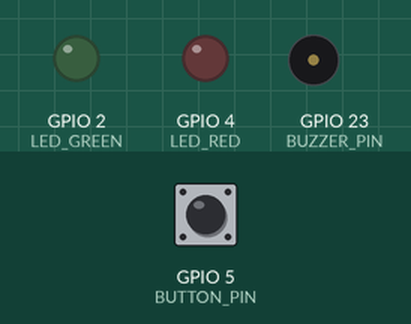
Simulated run of this sketch. Board: ESP32. Shown: output pins drawn as LEDs (lit = HIGH), buzzer (waves = sounding). Dashed ring = blinking. Inputs (shaded band) come from the test bench; at power-on: GPIO 5 (BUTTON_PIN) HIGH. What the sketch prints to the serial monitor is not drawn.

Above: at 1.2 s.
1.3 s: GPIO 5 (BUTTON_PIN) pulled LOW for 0.15 s
At 1.53 s:
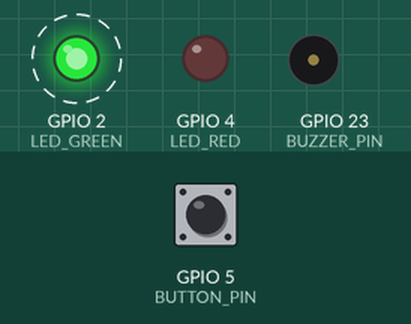
4.3 s: GPIO 5 (BUTTON_PIN) pulled LOW for 3.2 s
At 6.41 s:
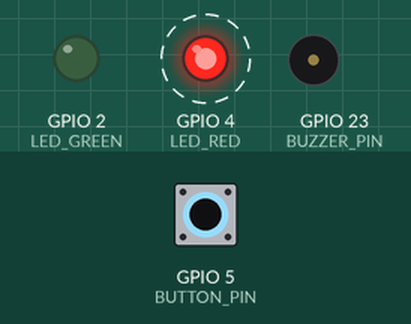
9.0 s: GPIO 5 (BUTTON_PIN) pulled LOW for 1 s
At 10.76 s:
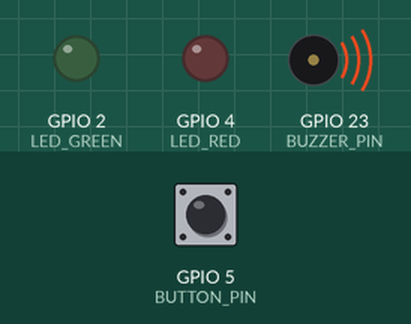
Timing chart, 0 to 12.4 s (numbered marks = the images above; inputs shaded):
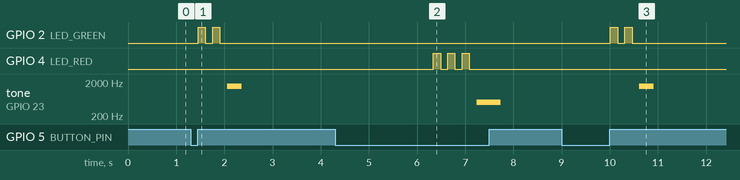

The sketch:

test_7_button.ino
```cpp
/*
 * test_7：金属按钮测试（短按 / 长按）
 *
 * 接线：
 *   按钮 COM → GPIO 5
 *   按钮 NO  → GND
 *   （如果是 4 脚小按钮，对角两脚接 GPIO 5 和 GND）
 *
 * 功能：
 *   短按 (< 2 秒) → 绿灯闪 + 蜂鸣器高音
 *   长按 (≥ 2 秒) → 红灯闪 + 蜂鸣器低音
 *   Serial Monitor 实时显示按压时间
 */

#define BUTTON_PIN   5
#define LED_GREEN    2
#define LED_RED      4
#define BUZZER_PIN  23

#define LONG_PRESS_MS 2000

bool btnDown = false;
unsigned long btnTime = 0;
bool longDone = false;
int shortCount = 0;
int longCount = 0;

int checkButton() {
  bool pressed = (digitalRead(BUTTON_PIN) == LOW);

  if (pressed && !btnDown) {
    btnDown = true;
    btnTime = millis();
    longDone = false;
    Serial.println("  [按下]");
    delay(50);
    return 0;
  }

  if (btnDown && pressed) {
    unsigned long held = millis() - btnTime;
    // 实时显示按住时长
    if (held > 500 && held % 500 < 60) {
      Serial.printf("  按住中... %lu ms\n", held);
    }
    if (!longDone && held >= LONG_PRESS_MS) {
      longDone = true;
      return 2;
    }
  }

  if (!pressed && btnDown) {
    unsigned long held = millis() - btnTime;
    btnDown = false;
    Serial.printf("  [松开] 总时长 %lu ms\n", held);
    if (!longDone) return 1;
  }

  return 0;
}

void setup() {
  Serial.begin(115200);
  pinMode(BUTTON_PIN, INPUT_PULLUP);
  pinMode(LED_GREEN, OUTPUT);
  pinMode(LED_RED, OUTPUT);
  pinMode(BUZZER_PIN, OUTPUT);

  Serial.println("\n=== test_7：按钮测试 ===");
  Serial.println("短按 = 绿灯 + 高音");
  Serial.println("长按 2 秒 = 红灯 + 低音");
  Serial.println("等待按键...\n");
}

void loop() {
  int btn = checkButton();

  if (btn == 1) {
    shortCount++;
    Serial.printf("\n🟢 短按！（第 %d 次）\n\n", shortCount);
    for (int i = 0; i < 2; i++) {
      digitalWrite(LED_GREEN, HIGH);
      delay(150);
      digitalWrite(LED_GREEN, LOW);
      delay(150);
    }
    tone(BUZZER_PIN, 1500, 300);
    delay(500);

  } else if (btn == 2) {
    longCount++;
    Serial.printf("\n🔴 长按！（第 %d 次）\n\n", longCount);
    for (int i = 0; i < 3; i++) {
      digitalWrite(LED_RED, HIGH);
      delay(150);
      digitalWrite(LED_RED, LOW);
      delay(150);
    }
    tone(BUZZER_PIN, 500, 500);
    delay(700);
  }

  delay(20);
}
```

Measured:
- after the input at 1.3 s, GPIO 2 (LED_GREEN): alternates HIGH for 0.15 s and LOW for 0.15 s, 4 changes in all, then stays LOW, starting after 0.16 s; tone on GPIO 23 (BUZZER_PIN): silent → 1500 Hz after 0.76 s, → silent 0.30 s later
- after the input at 4.3 s, GPIO 4 (LED_RED): alternates HIGH for 0.15 s and LOW for 0.15 s, 6 changes in all, then stays LOW, starting after 2.0 s; tone on GPIO 23 (BUZZER_PIN): silent → 500 Hz after 2.9 s, → silent 0.50 s later
- after the input at 9.0 s, GPIO 2 (LED_GREEN): alternates HIGH for 0.15 s and LOW for 0.15 s, 4 changes in all, then stays LOW, starting after 1.0 s; tone on GPIO 23 (BUZZER_PIN): silent → 1500 Hz after 1.6 s, → silent 0.30 s later
